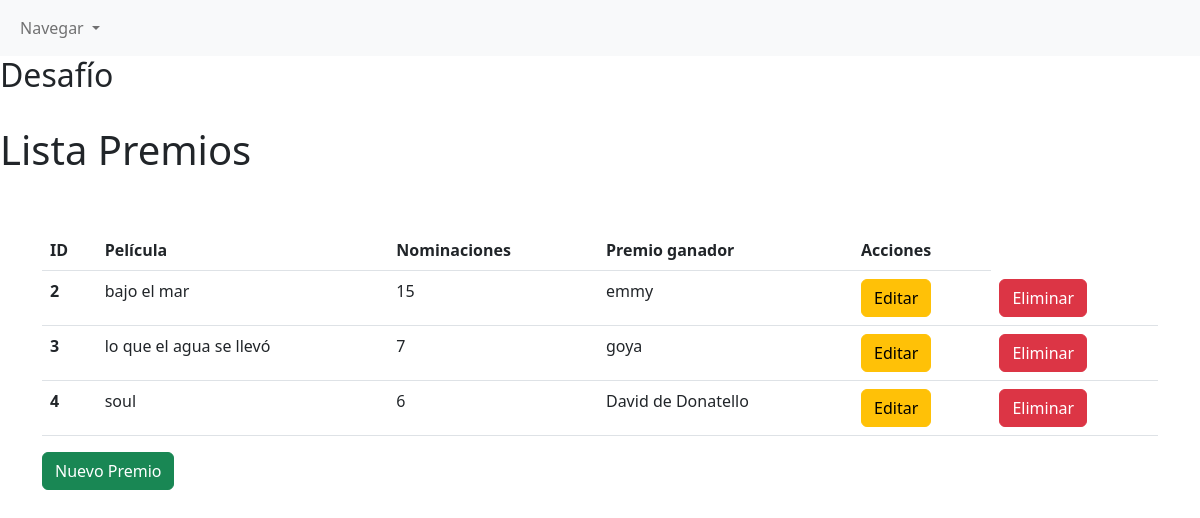
The page /listaPremios/ on the database its author committed.
### peliculas/models.py (models this page shows, shortened)
class tablaPremio(models.Model):
    premio_ganador = models.CharField(max_length=200)
    cantidad_nominaciones = models.IntegerField()
    pelicula = models.ForeignKey(tablaPelicula, models.CASCADE, blank=True, null=True)

class tablaPelicula(models.Model):
    nombre_pelicula = models.CharField(max_length=200)
    descripcion = models.CharField(max_length=200)
    genero = models.CharField(max_length=200)
    persona = models.ForeignKey(tablaPersona, models.CASCADE, blank=True, null=True)
    def __str__(self):
        return "{}".format(self.nombre_pelicula)

### peliculas/views.py (the view)
# urls.py: path('listaPremios/', premioView.listarPremio, name='listaPremios'),
    def listarPremio(request):
        premio = tablaPremio.objects.all()
        return render(request, 'listaPremios.html', {'premios':premio})

### peliculas/templates/listaPremios.html (shortened to what this page needs)
{% extends 'base.html' %}
{% load crispy_forms_tags %}
{% block content %}
<br>
<h1>Lista Premios</h1>
<br>
<br>
<div class="container">
    <table class="table">
        <thead>
            <tr>
                <th scope="col">ID</th>
                <th scope="col">Película</th>
                <th scope="col">Nominaciones</th>
                <th scope="col">Premio ganador</th>
                <th scope="col">Acciones</th>
            </tr>
        </thead>
        <tbody>
            {% for premio in premios %}
            <tr>
                <th scope="row"> {{ premio.id }} </th>
                <td> {{ premio.pelicula }} </td>
                <td> {{ premio.cantidad_nominaciones }} </td>
                <td> {{ premio.premio_ganador }} </td>
                <td> <a class="btn btn-warning" href="{% url 'editarPremio' premio.id %}">Editar</a> </td>
                <td> <a class="btn btn-danger" href="{% url 'eliminarPremio' premio.id %}">Eliminar</a> </td>
            </tr>
            {% endfor %}
        </tbody>
    </table>
    <a class="btn btn-success" href="{% url 'registrarPremio' %}">Nuevo Premio</a>
</div>
{% endblock %}

### rows shown on the page
tablaPremio: id "2", pelicula "bajo el mar", cantidad_nominaciones "15", premio_ganador "emmy"
tablaPremio: id "3", pelicula "lo que el agua se llevó", cantidad_nominaciones "7", premio_ganador "goya"
tablaPremio: id "4", pelicula "soul", cantidad_nominaciones "6", premio_ganador "David de Donatello"
